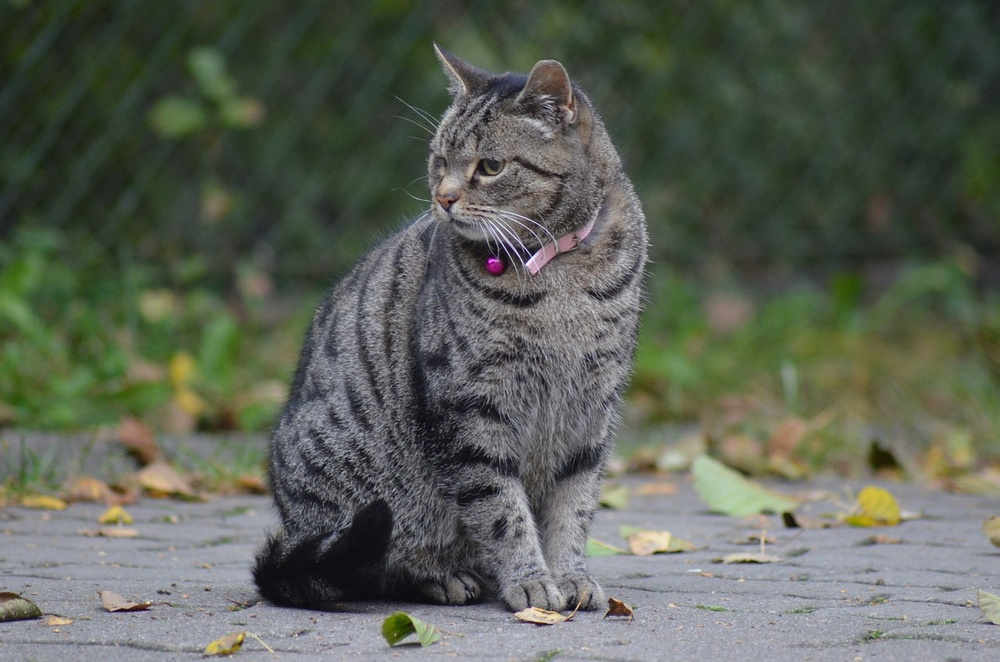
#> input picture image_converter/cat.jpg, 1000 x 662 px, shrunk from 1280 x 847 before the run
$ python convert.py cat.jpg
#> lines starting #> are read from the running program, lines starting #| are printed output that depends on the picture
#!/usr/bin/python

# code taken from https://gist.github.com/suapapa/2935113

import sys
from PIL import Image

fileName = sys.argv[1]

img = Image.open(fileName)
#> img is the input picture: PIL image 1000x662 RGB; mean R, G, B 92.3, 97.8, 86.7
img = img.convert('L')
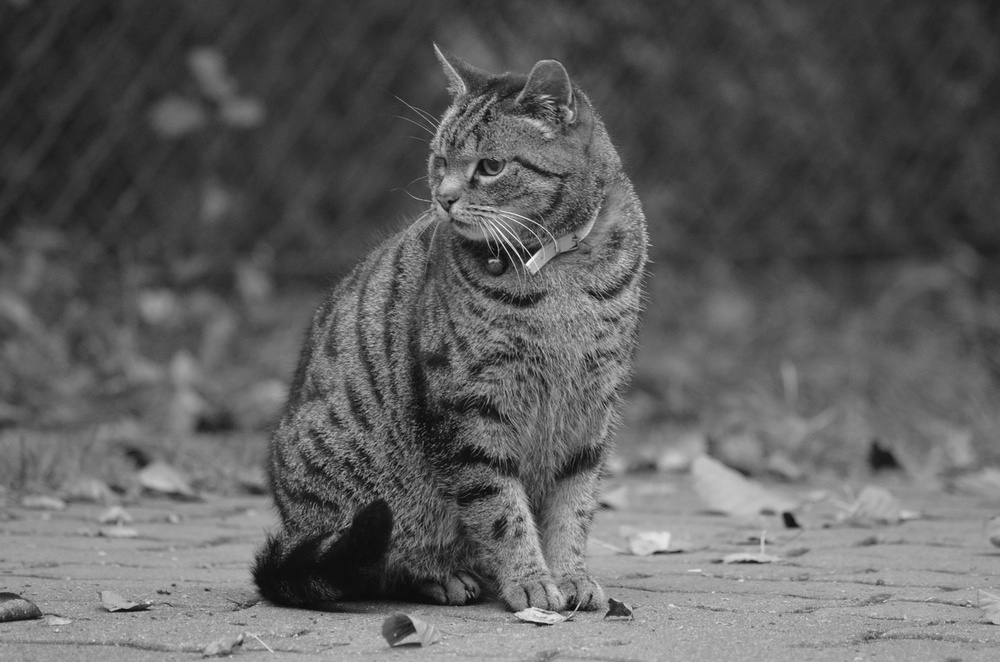
#> img: PIL image 1000x662 L; min 7, max 252, mean 94.9

w, h = img.size
#> w = 1000; h = 662
data = img.tostring()

name = fileName[:fileName.rfind('.')]
name = name.replace(' ', '_')
line_buffer = []

print ('char %s_%dx%d[] = \\'%(name, w, h))
#| char cat_1000x662[] = \
for p in data:
#> (the run stopped early here; a loop or call above may not have finished)
